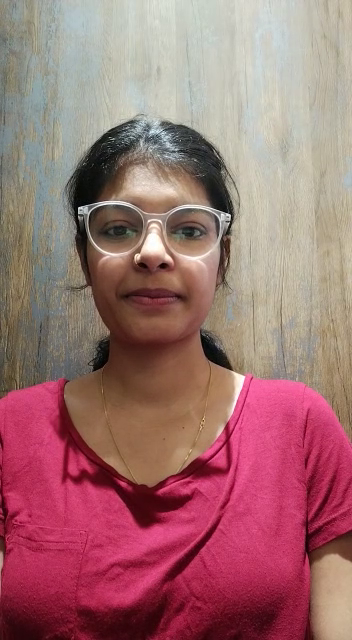
#> input picture frame 40 of Data Collection - BE Project/Arpita.mp4, 352 x 640 px, given in place of Unnati 1.mp4, which was not available
$ python DataCapture.py
#> lines starting #> are read from the running program, lines starting #| are printed output that depends on the picture; after the words box and inside, x2 and y2 are one past the last pixel; in counts of white or black regions, pixels touching at a corner belong together; pictures that were not available may be replaced by others from this repository, and a replacement may not be noted
#> further down, my_frame is the input picture: shape (640, 352, 3); mean B, G, R 113.6, 112, 159.7
# To generate img data from video

import cv2
import os
import datetime

id = "Unnati"
video_path = "Data Collection - BE Project\\Unnati 1.mp4"

cap=cv2.VideoCapture(video_path)
# count the number of frames
def videoTime(data):
    frames = data.get(cv2.CAP_PROP_FRAME_COUNT)
    fps = data.get(cv2.CAP_PROP_FPS)

    # calculate duration of the video
    seconds = round(frames / fps)
    video_time = datetime.timedelta(seconds=seconds)
    print(f"No. of frames: {frames}")
    print(f"duration in seconds: {seconds}")
    print(f"video time: {video_time}")

videoTime(cap)

face_classifier = cv2.CascadeClassifier("haarcascade_frontalface_default.xml")

def face_croped(img):
    cv2.imshow("Hello",img)
    # convert gray sacle
    gray = cv2.cvtColor(img,cv2.COLOR_BGR2GRAY)
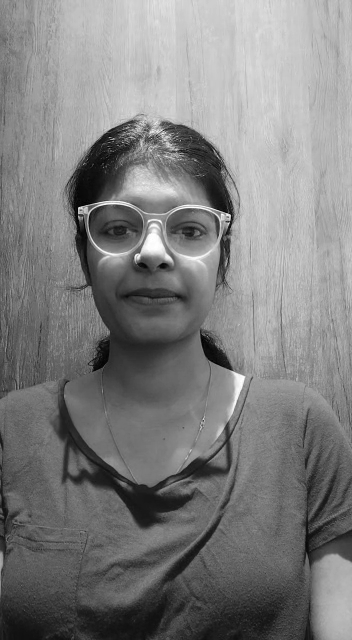
#> gray: shape (640, 352); min 0, max 255, mean 126.4
    faces = face_classifier.detectMultiScale(gray,1.3,5)
#> faces = [[61, 156, 181, 181]]
    #Scaling factor 1.3
    # Minimum naber 5
    for (x,y,w,h) in faces:
        face_croped=img[y:y+h,x:x+w]
        return face_croped
#> this loop made 1 pass
#> pass 1, in face_croped, `face_croped=img[y:y+h,x:x+w]`:
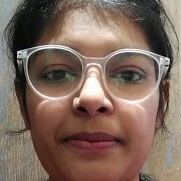
#> face_croped: shape (181, 181, 3); mean B, G, R 92.5, 104.6, 127.2


img_id=750

while True:
    ret,my_frame=cap.read()

    # check if video requires rotation
    # my_frame = cv2.rotate(my_frame, cv2.ROTATE_180)

    if face_croped(my_frame) is not None:
        img_id+=1
#> img_id = 751
#> the loop in face_croped, `for (x,y,w,h) in faces:` made 1 pass
        face=cv2.resize(face_croped(my_frame),(450,450))
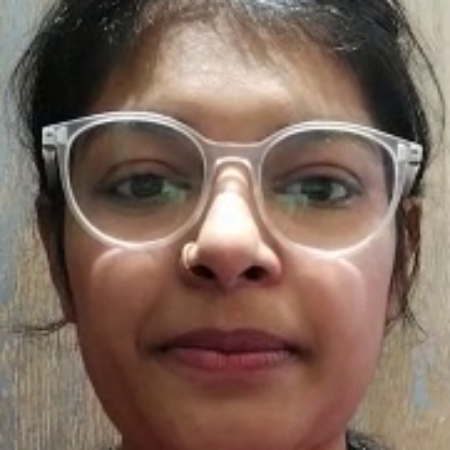
#> face: shape (450, 450, 3); mean B, G, R 92.4, 104.5, 127.1
        face=cv2.cvtColor(face,cv2.COLOR_BGR2GRAY)
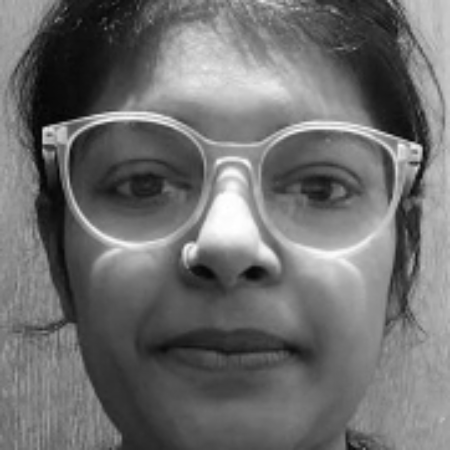
#> face: shape (450, 450); min 3, max 255, mean 109.8
        parent= "Preprocessed Data"
        directory = str(id)
        path=os.path.join(parent,directory)
        os.makedirs(path,exist_ok=True)
        file_name_path=f"Preprocessed Data/{str(id)}/user.{str(id)}.{str(img_id)}.jpg"
        cv2.imwrite(file_name_path,face)
        cv2.putText(face,str(img_id),(50,50),cv2.FONT_HERSHEY_COMPLEX,2,(0,255,0),2)
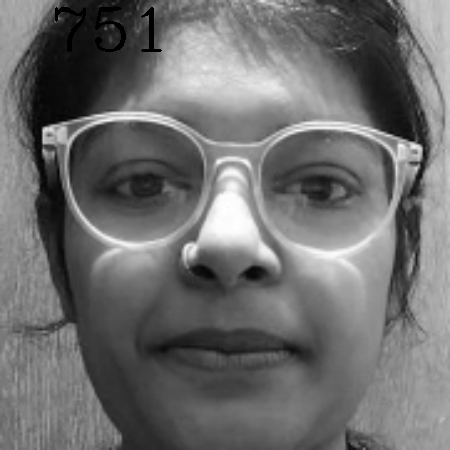
#> face: shape (450, 450); 0.54% of pixels changed, all inside (x1, y1, x2, y2) = (55, 7, 162, 52)
        cv2.imshow("Capture Images",face)

    # To get 100 images
    # if cv2.waitKey(1)==13 or int(img_id)==100:
    #     break

    # To get images of full video
    if cv2.waitKey(1) & 0xFF == ord('q'):
#> (key q is pressed here)
        break

cap.release()
cv2.destroyAllWindows()

$ run again, starting later in the video
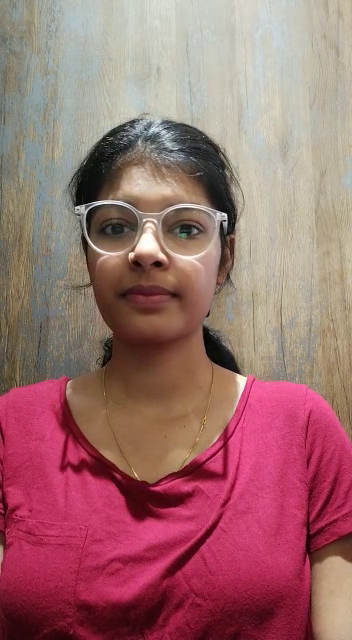
#> input picture frame 180 of Data Collection - BE Project/Arpita.mp4, 352 x 640 px, given in place of Unnati 1.mp4, which was not available
#> my_frame is the input picture: shape (640, 352, 3); mean B, G, R 111.3, 110, 158.1
#> faces = [[62, 158, 178, 178]]
#> the loop in face_croped, `for (x,y,w,h) in faces:` made 1 pass
#> pass 1, in face_croped, `face_croped=img[y:y+h,x:x+w]`:
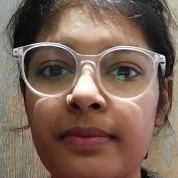
#> face_croped: shape (178, 178, 3); mean B, G, R 88.7, 101.6, 124.7
#> img_id = 751
#> `cv2.putText(face,str(img_id),(50,50),cv2.FONT_HERSHEY_COMPLEX,2,(0,255..`:
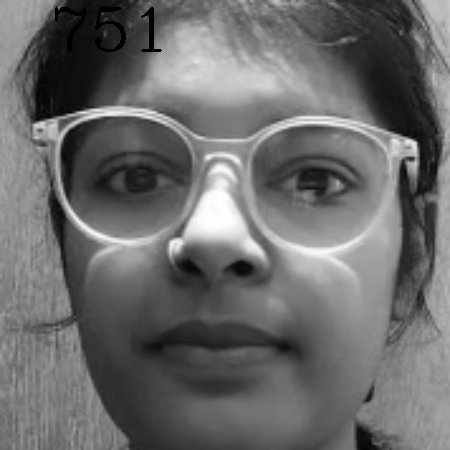
#> face: shape (450, 450); min 0, max 255, mean 106.7

$ run again, starting later in the video
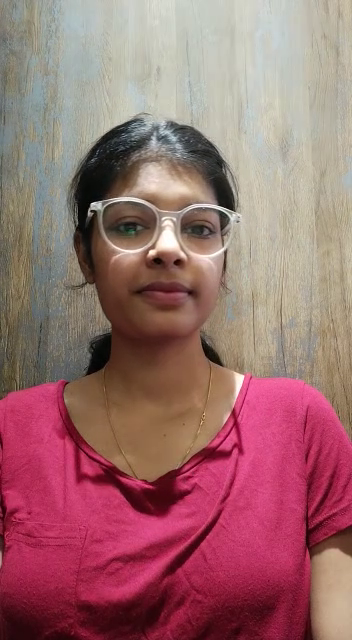
#> input picture frame 320 of Data Collection - BE Project/Arpita.mp4, 352 x 640 px, given in place of Unnati 1.mp4, which was not available
#> my_frame is the input picture: shape (640, 352, 3); mean B, G, R 110.9, 109.2, 156
#> faces = [[76, 158, 176, 176]]
#> the loop in face_croped, `for (x,y,w,h) in faces:` made 1 pass
#> pass 1, in face_croped, `face_croped=img[y:y+h,x:x+w]`:
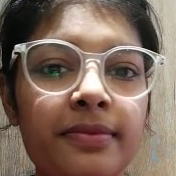
#> face_croped: shape (176, 176, 3); mean B, G, R 92.3, 105.1, 127.9
#> img_id = 751
#> `cv2.putText(face,str(img_id),(50,50),cv2.FONT_HERSHEY_COMPLEX,2,(0,255..`:
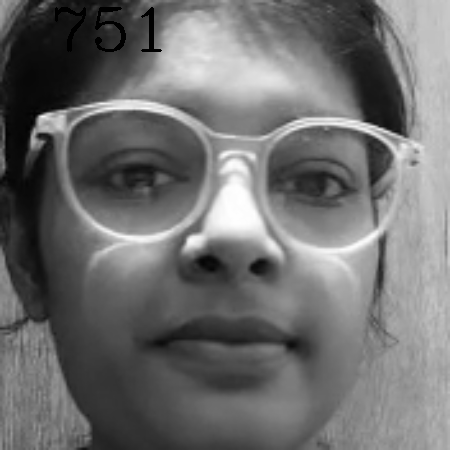
#> face: shape (450, 450); min 0, max 255, mean 110.1
